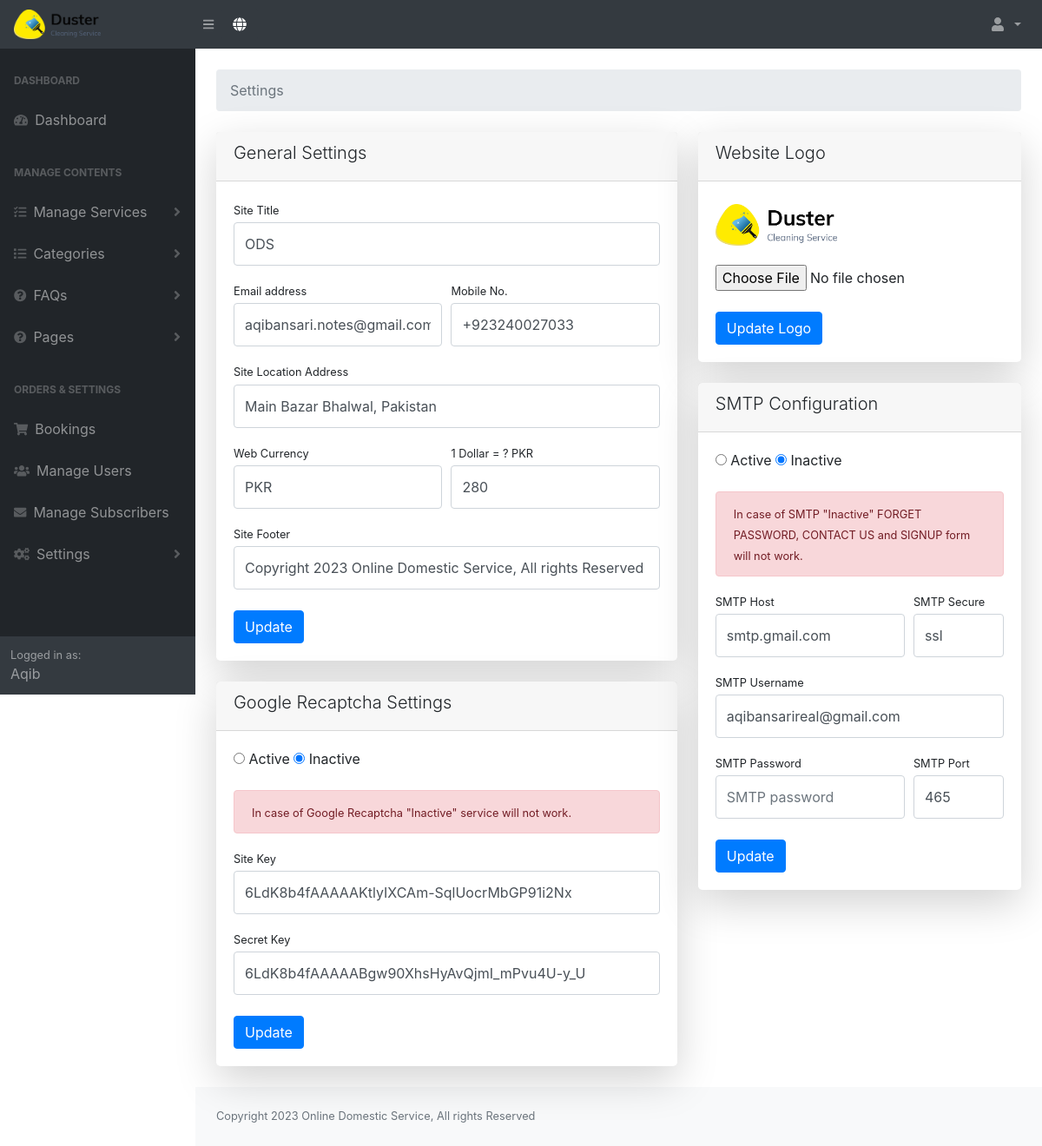
Page /admin/settings.php (signed in) on the committed database.
### tables this page shows
CREATE TABLE `tbl_users` (
  `id` int(10) NOT NULL,
  `username` varchar(255) DEFAULT NULL,
  `fullname` varchar(255) DEFAULT NULL,
  `email` varchar(255) DEFAULT NULL,
  `mobile_no` varchar(15) DEFAULT NULL,
  `password` varchar(255) DEFAULT NULL,
  `role` varchar(10) DEFAULT NULL,
  `photo` varchar(255) DEFAULT NULL,
  `created_at` varchar(255) DEFAULT NULL,
  `gender` varchar(20) DEFAULT NULL,
  `status` varchar(10) DEFAULT NULL,
  `comment` varchar(255) DEFAULT NULL
);

CREATE TABLE `tbl_settings` (
  `id` int(10) NOT NULL,
  `site_title` varchar(255) NOT NULL,
  `site_footer` varchar(255) NOT NULL,
  `web_phone` varchar(255) NOT NULL,
  `web_email` varchar(255) NOT NULL,
  `web_address_location` varchar(255) NOT NULL,
  `web_currency` varchar(10) NOT NULL,
  `dollar_exchange_rate` varchar(10) NOT NULL,
  `g_recaptcha_site_key` varchar(255) DEFAULT NULL,
  `g_recaptcha_secret_key` varchar(255) DEFAULT NULL,
  `g_recaptcha_status` varchar(10) DEFAULT NULL
);

CREATE TABLE `tbl_smtp` (
  `id` int(11) NOT NULL,
  `smtp_host` varchar(50) DEFAULT NULL,
  `smtp_username` varchar(50) DEFAULT NULL,
  `smtp_password` varchar(50) DEFAULT NULL,
  `smtp_port` varchar(10) DEFAULT NULL,
  `smtp_secure` varchar(10) DEFAULT NULL,
  `smtp_status` varchar(50) DEFAULT NULL
);

### admin/settings.php (the view, shortened to what the rows shown need)
<?php include 'header.php'; ?>
<div class="container-fluid">
    <div class="row">
        <div class="col-lg-7">
            <div class="card shadow-lg border-0 rounded-lg mb-4">
                <div class="card-body">
                    <form method="post" action="">
                        <div class="form-group">
                        	<label class="small mb-1" for="inputSiteTitle">Site Title</label>
                        	<input class="form-control py-4" name="inputSiteTitle" id="inputSiteTitle" value="<?php echo $setting_statement_results['site_title']; ?>" type="text" placeholder="Site Title" />
                        </div>
                        <div class="form-row">
                            <div class="col-md-6">
                                <div class="form-group">
                                	<label class="small mb-1" for="inputEmailAddress">Email address</label>
                                	<input class="form-control py-4" value="<?php echo $setting_statement_results['web_email']; ?>" id="inputEmailAddress" name="inputEmailAddress" type="text" placeholder="Email Address" />
                                </div>
                            </div>
                            <div class="col-md-6">
                                <div class="form-group">
                                	<label class="small mb-1" for="inputMobileNo">Mobile No.</label>
                                	<input class="form-control py-4" name="inputMobileNo" value="<?php echo $setting_statement_results['web_phone']; ?>" id="inputMobileNo" type="text" placeholder="Enter Mobile No." />
                                </div>
                            </div>
                        </div>
                        <div class="form-group">
                         	<label class="small mb-1" for="inputSiteLocAddress">Site Location Address</label>
                         	<input class="form-control py-4" name="inputSiteLocAddress" value="<?php echo $setting_statement_results['web_address_location']; ?>" id="inputSiteLocAddress" type="text" placeholder="Site Footer Note" />
                        </div>
                        <div class="form-row">
                            <div class="col-md-6">
                                <div class="form-group">
                                    <label class="small mb-1" for="inputWebCurrecny">Web Currency</label>
                                    <input class="form-control py-4" name="inputWebCurrecny" value="<?php echo $setting_statement_results['web_currency']; ?>" id="inputWebCurrecny" type="text" placeholder="Web Currency i.e: PKR" />
                                </div>
                            </div>
                            <div class="col-md-6">
                                <div class="form-group">
                                    <label class="small mb-1" for="inputDollarExchange">1 Dollar = ? PKR</label>
                                    <input class="form-control py-4" name="inputDollarExchange" value="<?php echo $setting_statement_results['dollar_exchange_rate']; ?>" id="inputDollarExchange" type="text" placeholder="170" />
                                </div>
                            </div>
                        </div>
                        <div class="form-group">
                         	<label class="small mb-1" for="inputSiteFooter">Site Footer</label>
                         	<input class="form-control py-4" name="inputSiteFooter" value="<?php echo $setting_statement_results['site_footer']; ?>" id="inputSiteFooter" type="text" placeholder="Site Footer Note" />
                        </div>
                    </form>
                </div>
            </div>
            <div class="card shadow-lg border-0 rounded-lg mb-4">
                <div class="card-body">
                    <form method="post" action="">
                        <div class="form-group">
                            <label class="radio-inline"><input value="active" type="radio" name="inputGCStatus" <?php if($setting_statement_results['g_recaptcha_status'] == 'active'){echo 'checked';}?>> Active</label>
                            <label class="radio-inline"><input value="inactive" type="radio" name="inputGCStatus" <?php if($setting_statement_results['g_recaptcha_status'] == 'inactive'){echo 'checked';}?>> Inactive</label>
                        </div>
                        <div class="form-group">
                            <label class="small mb-1" for="inputGCSiteKey">Site Key</label>
                            <input class="form-control py-4" name="inputGCSiteKey" id="inputGCSiteKey" value="<?php echo $setting_statement_results['g_recaptcha_site_key']; ?>" type="text" placeholder="Site Key" />
                        </div>
                        <div class="form-group">
                            <label class="small mb-1" for="inputGCSecrtKey">Secret Key</label>
                            <input class="form-control py-4" name="inputGCSecrtKey" value="<?php echo $setting_statement_results['g_recaptcha_secret_key']; ?>" id="inputGCSecrtKey" type="text" placeholder="Secret Key" />
                        </div>
                    </form>
                </div>
            </div>
        </div>
        <div class="col-lg-5">
            <div class="card shadow-lg border-0 rounded-lg ">
                <div class="card-body">
                    <form method="post" action="">
                        <div class="form-group">
                            <label class="radio-inline"><input value="active" type="radio" name="inputSMTPStatus" <?php if($smtp_statement_results['smtp_status'] == 'active'){echo 'checked';}?>> Active</label>
                            <label class="radio-inline"><input value="inactive" type="radio" name="inputSMTPStatus" <?php if($smtp_statement_results['smtp_status'] == 'inactive'){echo 'checked';}?>> Inactive</label>
                        </div>
                        <div class="form-row">
                            <div class="col-md-8">
                                <div class="form-group">
		                        	<label class="small mb-1" for="inputSMTPHost">SMTP Host</label>
		                        	<input class="form-control py-4" id="inputSMTPHost" name="inputSMTPHost" type="text" value="<?php echo $smtp_statement_results['smtp_host'];?>" placeholder="SMTP Host i.e: smtp.gmail.com" />
		                        </div>
                            </div>
                            <div class="col-md-4">
                                <div class="form-group">
                                	<label class="small mb-1" for="inputSMTPSecure">SMTP Secure</label>
                                	<input class="form-control py-4" name="inputSMTPSecure" value="<?php echo $smtp_statement_results['smtp_secure']; ?>" id="inputSMTPSecure" type="text" placeholder="TLS/SSL" />
                                </div>
                            </div>
                        </div>
                        <div class="form-row">
                            <div class="col-md-12">
                                <div class="form-group">
                                	<label class="small mb-1" for="inputSMTPUsername">SMTP Username</label>
                                	<input class="form-control py-4" name="inputSMTPUsername" id="inputSMTPUsername" type="text" value="<?php echo $smtp_statement_results['smtp_username'];?>" placeholder="SMTP Username" />
                                </div>
                            </div>
                            <div class="col-md-4">
                                <div class="form-group">
                                    <label class="small mb-1" for="inputSMTPPort">SMTP Port</label>
                                    <input class="form-control py-4" name="inputSMTPPort" id="inputSMTPPort" type="text" value="<?php echo $smtp_statement_results['smtp_port'];?>" placeholder="SMTP Port i.e: 465" />
                                </div>
                            </div>
                        </div>
                    </form>
                </div>
            </div>
        </div>
    </div>
</div>
<?php include 'footer.php' ?>

### admin/header.php (shortened to what the rows shown need)
<?php
include 'autoloader.php';
$u_id = $_SESSION['admin']['id'];
$statement = $pdo->prepare('SELECT * FROM tbl_users WHERE id=?');
$statement->execute(array($u_id));
$user_result = $statement->fetch();
?>
<!DOCTYPE html>
<html lang="en">
    <head>
        <link href="css/styles.css" rel="stylesheet" />
        <link href="css/dataTables.bootstrap4.min.css" rel="stylesheet" />
    </head>
    <body class="sb-nav-fixed">
        <div id="layoutSidenav">
            <div id="layoutSidenav_nav">
                <nav class="sb-sidenav accordion sb-sidenav-dark" id="sidenavAccordion">
                    <div class="sb-sidenav-menu">
                        <div class="nav">
                        </div>
                    </div>
                    <div class="sb-sidenav-footer">
                        <div class="small">Logged in as:</div>
                        <?php echo $user_result['fullname']; ?>
                    </div>
                </nav>
            </div>
            <div id="layoutSidenav_content">
            <main>

### admin/footer.php (shortened to what the rows shown need)
                </main>
                <footer class="py-4 bg-light mt-auto">
                    <div class="container-fluid">
                        <div class="d-flex align-items-center justify-content-between small">
                            <div class="text-muted"> <?php echo $setting_statement_results['site_footer']; ?></div>
                        </div>
                    </div>
                </footer>
            </div>
        </div>
    </body>
</html>

### rows in the picture
tbl_users: fullname "Aqib"
tbl_settings: inputSiteTitle "ODS", inputEmailAddress "aqibansari.notes@gmail.com", inputMobileNo "+923240027033", inputSiteLocAddress "Main Bazar Bhalwal, Pakistan", inputWebCurrecny "PKR", inputDollarExchange "280", inputSiteFooter "Copyright 2023 Online Domestic Service, All rights Reserved", g_recaptcha_status "☐ Active", g_recaptcha_status "☑ Inactive", inputGCSiteKey "6LdK8b4fAAAAAKtlyIXCAm-SqlUocrMbGP91i2Nx", inputGCSecrtKey "6LdK8b4fAAAAABgw90XhsHyAvQjmI_mPvu4U-y_U", site_footer "Copyright 2023 Online Domestic Service, All rights Reserved"
tbl_smtp: smtp_status "☐ Active", smtp_status "☑ Inactive", inputSMTPHost "smtp.gmail.com", inputSMTPSecure "ssl", inputSMTPUsername "aqibansarireal@gmail.com", inputSMTPPort "465"
